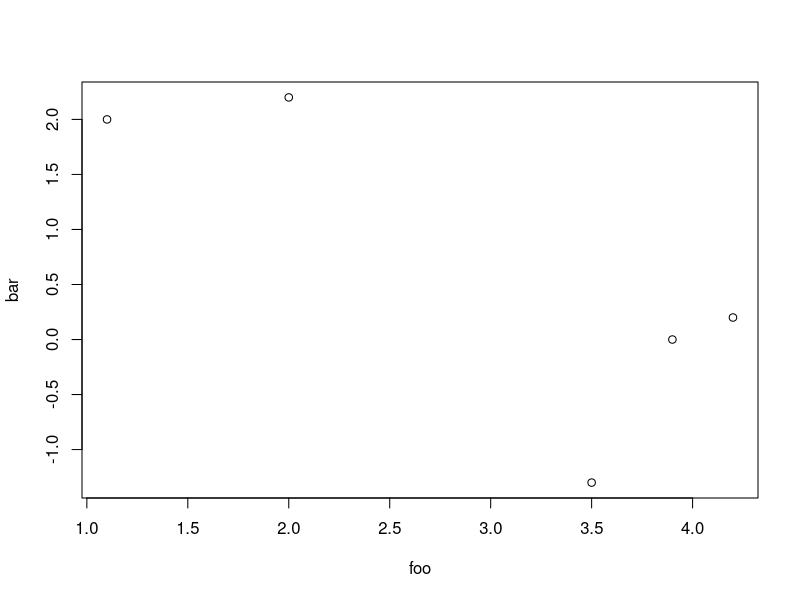
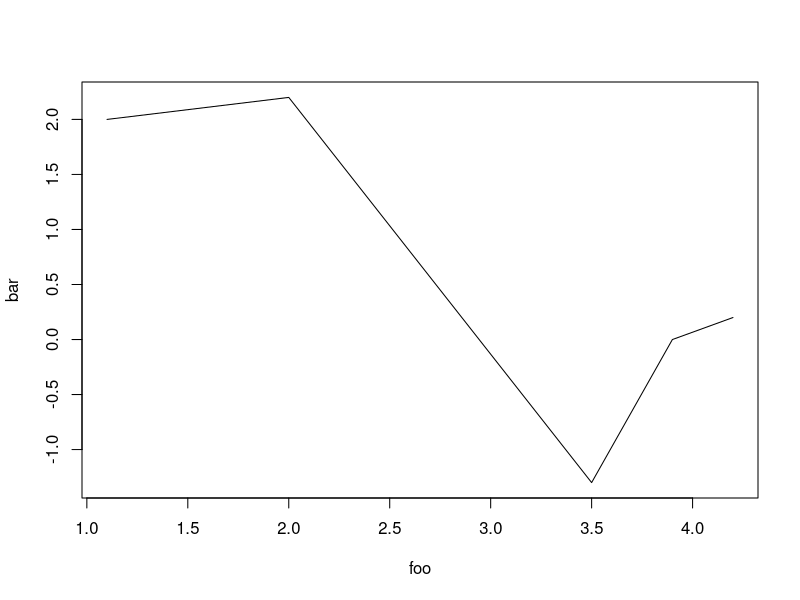
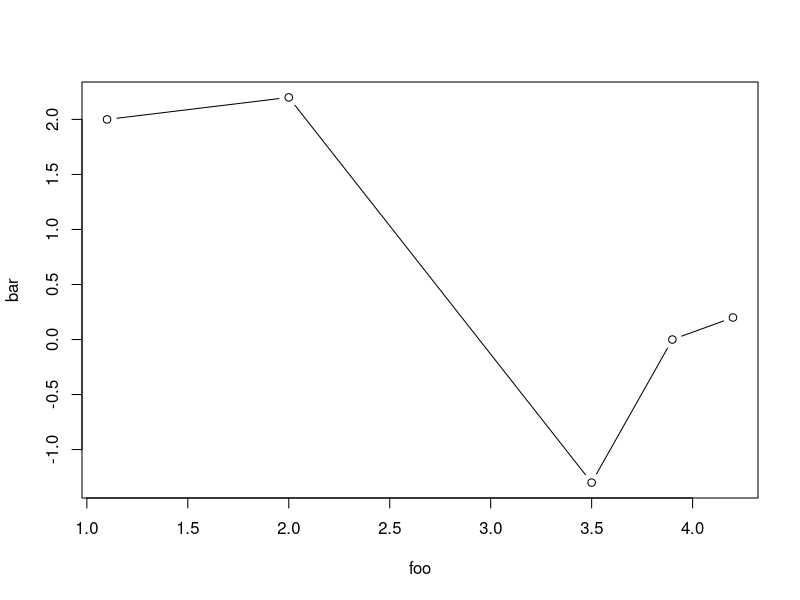
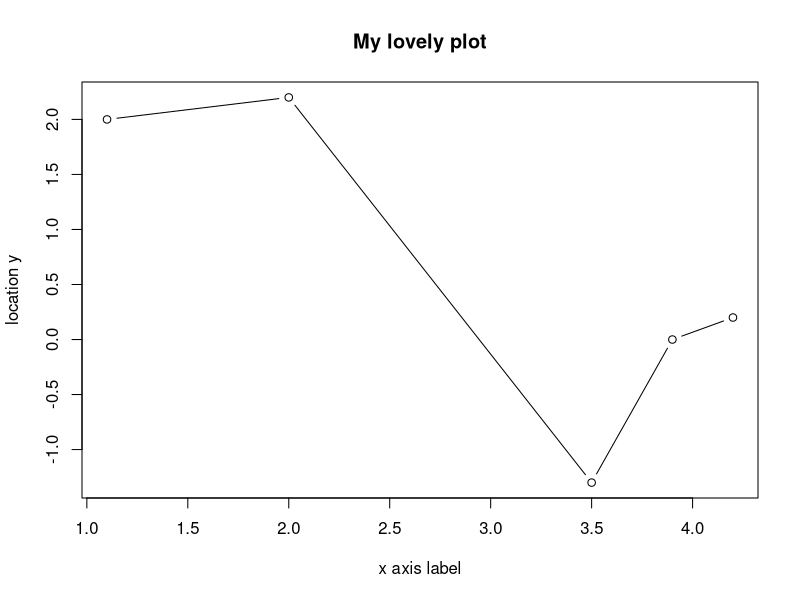
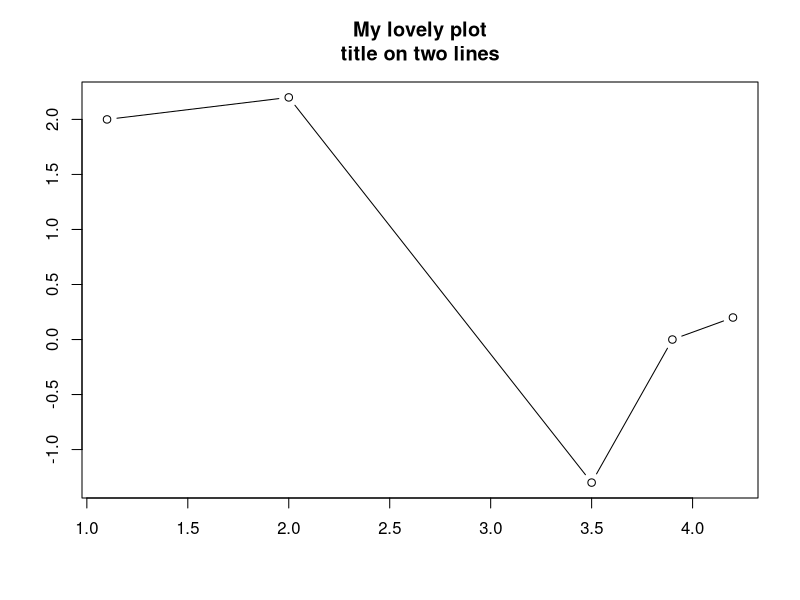
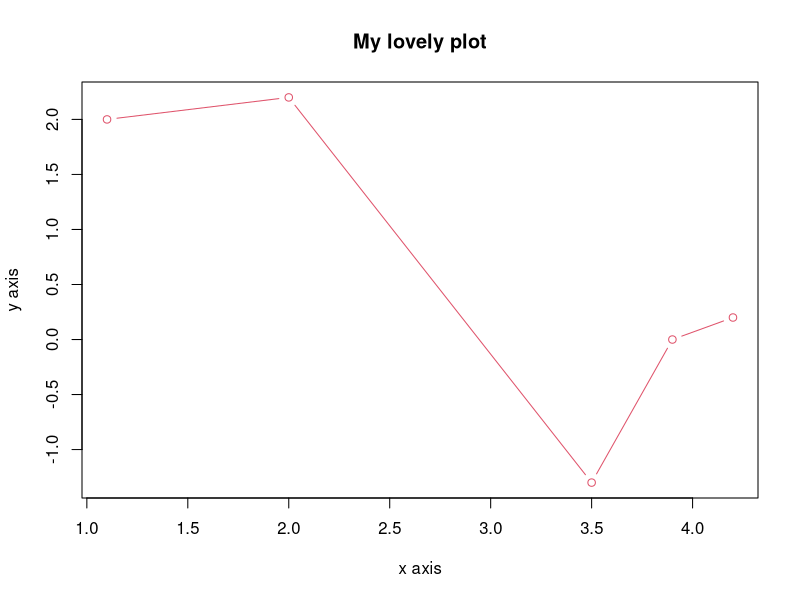
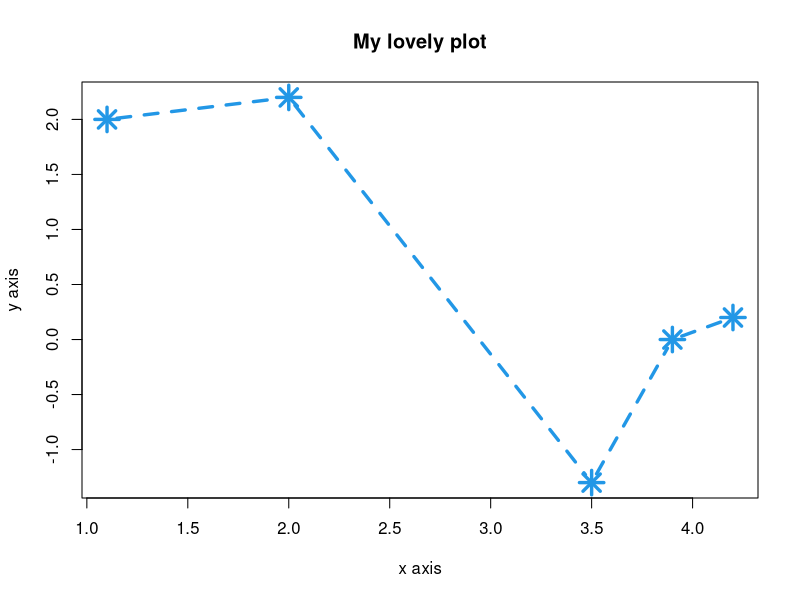
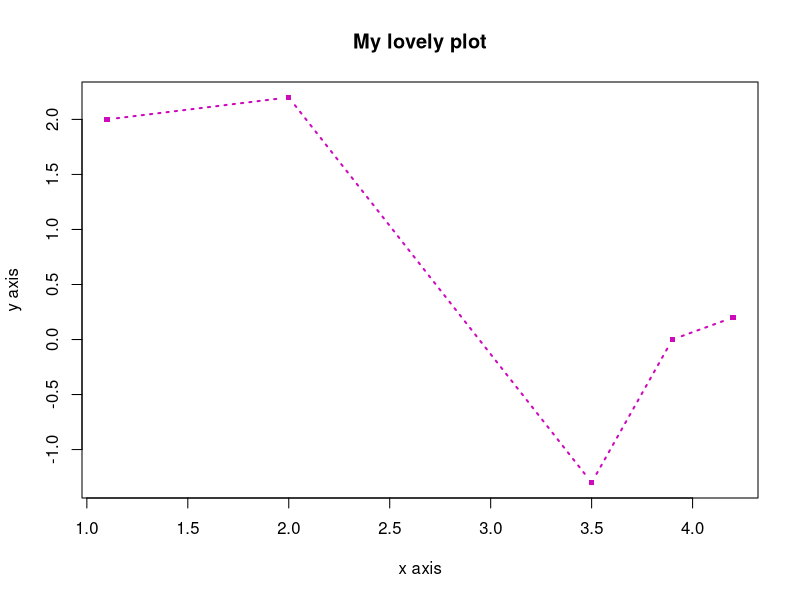

Generate these figures, in order, with R:
# BASIC PLOTTING
#-------------------------------------------------------------------------------
# Two vectors are used to plot the graph. Its similar to our basic maths to plot
# a graph (x value, y value). Just the difference is two vectors are used, in 
# which one vector is for x values and other vectors is for y values.

foo <- c(1.1,2,3.5,3.9,4.2)
bar <- c(2,2.2,-1.3,0,0.2)
plot(foo,bar)


# The x and y locations don’t necessarily need to be specified as separate
# vectors. You can also supply coordinates in the form of a matrix, with the
# x values in the first column and the y values in the second column, or as a
# list. For example:-
baz <- cbind(foo,bar)
baz

# The plot function is one of R’s versatile "generic functions". It works
# differently for different objects and allows users to define their own methods
# for handling objects

?plot.default

plot(foo,bar,type="l") 
# l is lines only (define under type) 
plot(foo,bar,type="b")
# b is both points and lines
# n is non points, line
# The default value for type is "p", which can be interpreted as “points
# only.”
#_______________________________________________________________________________
# Title and Axis Labels

# By default, it don't have title and lable.
# Since, we can define title by main="write the title". xlab and ylab to define x and y axis.

plot(foo,bar,type="b",main="My lovely plot",xlab="x axis label", ylab="location y")
# or,
plot(foo,bar,type="b",main="My lovely plot\ntitle on two lines",xlab="", ylab="")
#_______________________________________________________________________________
# Color

plot(foo,bar,type="b",main="My lovely plot",xlab="x axis",ylab="y axis",col=2)
# col=seagreen4
# The default color is integer 1 or the character string "black".

#_______________________________________________________________________________
# Line and Point Appearances

plot(foo,bar,type="b",main="My lovely plot",xlab="x axis",ylab="y axis",
     col=4,pch=8,lty=2,cex=2.3,lwd=3.3)

plot(foo,bar,type="b",main="My lovely plot",xlab="x axis",ylab="y axis",
     col=6,pch=15,lty=3,cex=0.7,lwd=2)

# pch --> Stands for point character. This selects which character to use for
#         plotting individual points.
# cex --> Stands for character expansion. This controls the size of plotted point
#         characters.
# lty --> Stands for line type. This specifies the type of line to use to connect
#        the points (for example, solid, dotted, or dashed).
# lwd --> Stands for line width. This controls the thickness of plotted lines.
#_______________________________________________________________________________
# Plotting Region Limits

# By default R sets the range of each axis by using the range of the supplied 
# x and y values (plus a small constant to pad a little area around the outermost
# points). 

# We can set custom plotting area limits using:-

# xlim, ylim --> This provides limits for the horizontal range and vertical
#                range (respectively) of the plotting region.

# Both parameters require a numeric vector of length 2, provided as
# c(lower,upper).
plot(foo,bar,type="b",main="My lovely plot",xlab="",ylab="",
     col=4,pch=8,lty=2,cex=2.3,lwd=3.3,xlim=c(-10,5),ylim=c(-3,3))

plot(foo,bar,type="b",main="My lovely plot",xlab="",ylab="",
     col=6,pch=15,lty=3,cex=0.7,lwd=2,xlim=c(3,5),ylim=c(-0.5,0.2))
#_______________________________________________________________________________
# Adding Points, Lines, and Text to an Existing Plot

x <- 1:20
y <- c(-1.49,3.37,2.59,-2.78,-3.94,-0.92,6.43,8.51,3.41,-8.23,
        -12.01,-6.58,2.87,14.12,9.63,-4.58,-14.78,-11.67,1.17,15.62)

# The first step is to create the empty plotting region where you can add
# points and draw lines.
plot(x, y, type="n", main="Graph")
#----- ----- ------  ----- ----- ------  ----- ----- ------
# The second step: The abline function is a simple way to add straight lines spanning a
# plot. The line (or lines) can be specified with slope and intercept values.

horizontal_lines <- c(-5,5)
abline(h=horizontal_lines, col="red", lty=2, lwd=2)

#----- ----- ------   ----- ----- ------  ----- ----- ------
# The third step: Draw a line of code adds shorter vertical lines between the 
# horizontal ones.
# For this we use segments, not abline, since you don’t want these lines to span 
# the entire plotting region.
# The segments command takes a “from” coordinate (given as x0 and y0) and
# a “to” coordinate (as x1 and y1) and draws the corresponding line. The
# vector-oriented behavior of R matches up the two sets of “from” and “to”
# coordinates. Both lines are red and dotted and have double-thickness.

segments(x0=c(5,15), y0=c(-5,-5), x1=c(5,15), y1=c(5,5), col="red", lty=3, lwd=2)
#----- ----- ------  ----- ----- ------   ----- ----- ------  
# To show the points on the graph with different colors (in different region)
points(x[y>=5],y[y>=5],pch=4,col="darkmagenta",cex=2)

points(x[y<=-5],y[y<=-5],pch=3,col="darkgreen",cex=2)

points(x[(x>=5&x<=15)&(y>-5&y<5)],y[(x>=5&x<=15)&(y>-5&y<5)],pch=19, col="blue")

points(x[(x<5|x>15)&(y>-5&y<5)],y[(x<5|x>15)&(y>-5&y<5)])

#----- ----- ------   ----- ----- ------  ----- ----- ------
# Now draw the line with these point 
lines(x,y,lty=4)

#----- ----- ------  ----- ----- ------   ----- ----- ------
# Draw the arrow,
# By default, the head of the arrow is located at the “to” coordinate
arrows(x0=8,y0=14,x1=11,y1=2.5)

# As per the default behavior of text, the string supplied as labels is centered
# on the coordinates provided with the arguments x and y.
text(x=8,y=15,labels="sweet spot")

#-----  -----  ------   -----  -----  ------   -----  -----  ------
# To label all the diffrent points (of diffrent colours), we can use legend().

legend("bottomleft",
       legend=c("overall process","sweet","standard",
                "too big","too small","sweet y range","sweet x range"),
       pch=c(NA,19,1,4,3,NA,NA),lty=c(4,NA,NA,NA,NA,2,3),
       col=c("black","blue","black","darkmagenta","darkgreen","red","red"),
       lwd=c(1,NA,NA,NA,NA,2,2),pt.cex=c(NA,1,1,2,2,NA,NA))



